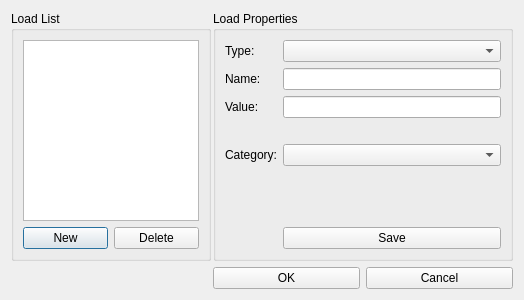
<?xml version="1.0" encoding="UTF-8"?>
<ui version="4.0">
 <class>dl_loads</class>
 <widget class="QDialog" name="dl_loads">
  <property name="geometry">
   <rect>
    <x>0</x>
    <y>0</y>
    <width>524</width>
    <height>300</height>
   </rect>
  </property>
  <property name="minimumSize">
   <size>
    <width>500</width>
    <height>300</height>
   </size>
  </property>
  <property name="maximumSize">
   <size>
    <width>524</width>
    <height>300</height>
   </size>
  </property>
  <property name="windowTitle">
   <string>Edit Load</string>
  </property>
  <layout class="QGridLayout" name="gridLayout_2">
   <item row="0" column="0">
    <widget class="QGroupBox" name="groupBox_2">
     <property name="minimumSize">
      <size>
       <width>200</width>
       <height>0</height>
      </size>
     </property>
     <property name="maximumSize">
      <size>
       <width>200</width>
       <height>16777215</height>
      </size>
     </property>
     <property name="mouseTracking">
      <bool>true</bool>
     </property>
     <property name="title">
      <string>Load List</string>
     </property>
     <layout class="QGridLayout" name="gridLayout_3">
      <item row="1" column="0">
       <widget class="QPushButton" name="pb_new">
        <property name="text">
         <string>New</string>
        </property>
       </widget>
      </item>
      <item row="1" column="1">
       <widget class="QPushButton" name="pb_delete">
        <property name="text">
         <string>Delete</string>
        </property>
       </widget>
      </item>
      <item row="0" column="0" colspan="2">
       <widget class="QListWidget" name="lb_loads"/>
      </item>
     </layout>
    </widget>
   </item>
   <item row="0" column="1" colspan="2">
    <widget class="QGroupBox" name="groupBox">
     <property name="minimumSize">
      <size>
       <width>300</width>
       <height>0</height>
      </size>
     </property>
     <property name="maximumSize">
      <size>
       <width>300</width>
       <height>16777215</height>
      </size>
     </property>
     <property name="title">
      <string>Load Properties</string>
     </property>
     <layout class="QFormLayout" name="formLayout">
      <item row="0" column="0">
       <widget class="QLabel" name="label_3">
        <property name="text">
         <string>Type:</string>
        </property>
       </widget>
      </item>
      <item row="0" column="1">
       <widget class="QComboBox" name="cb_type"/>
      </item>
      <item row="1" column="0">
       <widget class="QLabel" name="label">
        <property name="text">
         <string>Name:</string>
        </property>
       </widget>
      </item>
      <item row="1" column="1">
       <widget class="QLineEdit" name="le_name"/>
      </item>
      <item row="2" column="0">
       <widget class="QLabel" name="label_2">
        <property name="text">
         <string>Value:</string>
        </property>
       </widget>
      </item>
      <item row="2" column="1">
       <widget class="QLineEdit" name="le_value"/>
      </item>
      <item row="3" column="1">
       <widget class="QLabel" name="tl_units">
        <property name="text">
         <string/>
        </property>
       </widget>
      </item>
      <item row="4" column="0">
       <widget class="QLabel" name="label_4">
        <property name="text">
         <string>Category:</string>
        </property>
       </widget>
      </item>
      <item row="4" column="1">
       <widget class="QComboBox" name="cb_category"/>
      </item>
      <item row="5" column="1">
       <spacer name="verticalSpacer">
        <property name="orientation">
         <enum>Qt::Orientation::Vertical</enum>
        </property>
        <property name="sizeHint" stdset="0">
         <size>
          <width>20</width>
          <height>40</height>
         </size>
        </property>
       </spacer>
      </item>
      <item row="6" column="1">
       <widget class="QPushButton" name="pb_save">
        <property name="minimumSize">
         <size>
          <width>0</width>
          <height>0</height>
         </size>
        </property>
        <property name="maximumSize">
         <size>
          <width>16777215</width>
          <height>16777215</height>
         </size>
        </property>
        <property name="text">
         <string>Save</string>
        </property>
       </widget>
      </item>
     </layout>
    </widget>
   </item>
   <item row="2" column="2">
    <widget class="QPushButton" name="pb_Cancel">
     <property name="minimumSize">
      <size>
       <width>0</width>
       <height>0</height>
      </size>
     </property>
     <property name="maximumSize">
      <size>
       <width>16777215</width>
       <height>16777215</height>
      </size>
     </property>
     <property name="text">
      <string>Cancel</string>
     </property>
    </widget>
   </item>
   <item row="2" column="1">
    <widget class="QPushButton" name="pb_OK">
     <property name="minimumSize">
      <size>
       <width>0</width>
       <height>0</height>
      </size>
     </property>
     <property name="maximumSize">
      <size>
       <width>16777215</width>
       <height>16777215</height>
      </size>
     </property>
     <property name="text">
      <string>OK</string>
     </property>
    </widget>
   </item>
  </layout>
 </widget>
 <resources/>
 <connections/>
</ui>
